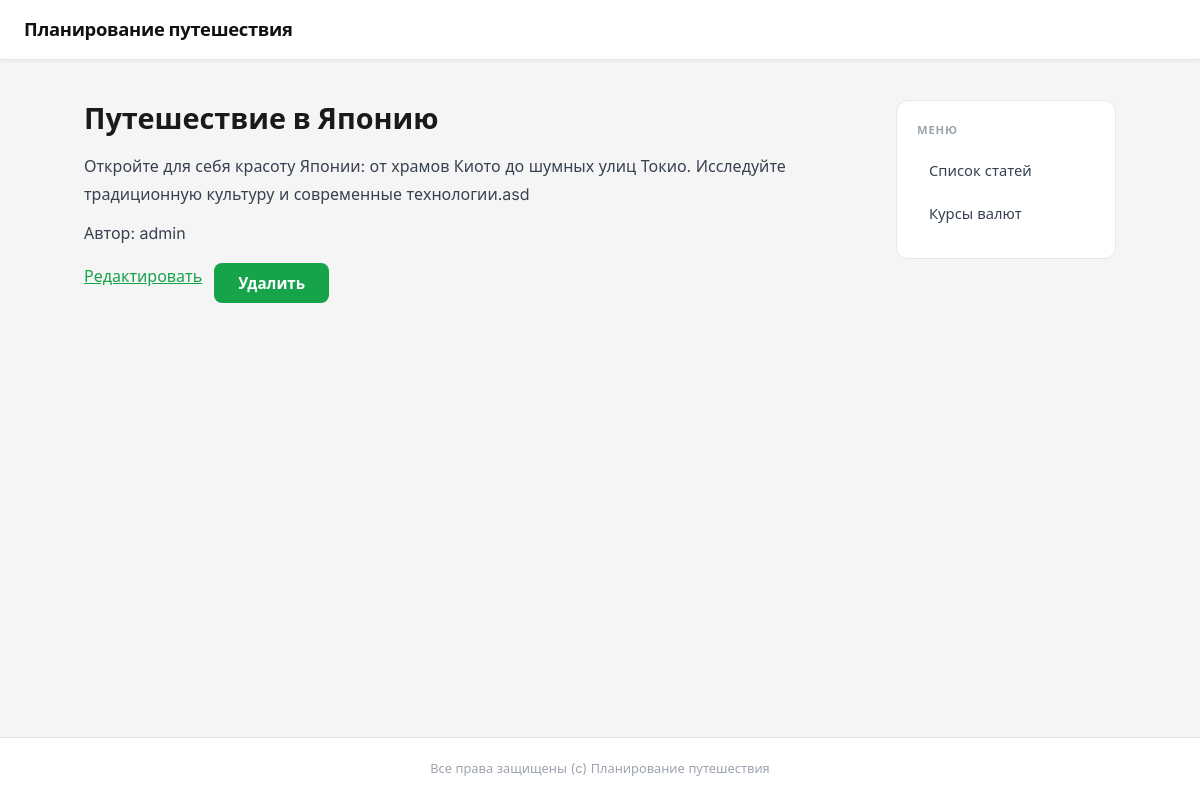
The page /coursework/articles/1 on the database its author committed.
### tables this page shows
CREATE TABLE articles (
    id INTEGER PRIMARY KEY AUTOINCREMENT,
    author_id INTEGER NOT NULL,
    name TEXT NOT NULL,
    text TEXT NOT NULL,
    created_at TEXT NOT NULL DEFAULT CURRENT_TIMESTAMP,
    FOREIGN KEY (author_id) REFERENCES users(id)
);

CREATE TABLE users (
    id INTEGER PRIMARY KEY AUTOINCREMENT,
    nickname TEXT NOT NULL UNIQUE,
    email TEXT NOT NULL UNIQUE,
    is_confirmed INTEGER NOT NULL DEFAULT 0,
    role TEXT NOT NULL CHECK (role IN ('admin', 'user')),
    password_hash TEXT NOT NULL,
    auth_token TEXT NOT NULL,
    created_at TEXT NOT NULL DEFAULT CURRENT_TIMESTAMP
);

### coursework/src/MyProject/Controllers/ArticlesController.php (called while the page is built, shortened)
<?php
class ArticlesController
{
    private $view;
    public function __construct()
    {
        $this->view = new View(__DIR__ . '/../../../templates');
    }
    public function view(int $articleId)
    {
        $article = Article::getById($articleId);
        $this->view->renderHtml('articles/view.php', ['article' => $article]);
    }
}

### coursework/src/settings.php (called while the page is built)
<?php
return [
    'db' => [
        'driver' => 'sqlite',
        'dbname' => 'database.db',
    ],
];

### coursework/src/MyProject/Services/Db.php (called while the page is built, shortened)
<?php
class Db
{
    private $pdo;
    private static $instance;
    private function __construct()
    {
        $dbOptions = (require __DIR__ . '/../../settings.php')['db'];
        $dbPath = __DIR__ . '/../../' . $dbOptions['dbname'];
        $this->pdo = new \PDO(
            'sqlite:' . $dbPath,
            null,
            null,
            [
                \PDO::ATTR_ERRMODE => \PDO::ERRMODE_EXCEPTION,
                \PDO::ATTR_DEFAULT_FETCH_MODE => \PDO::FETCH_ASSOC,
            ]
        );
        $sqlFile = __DIR__ . '/../../../database.sql';
        if (file_exists($sqlFile)) {
            $sql = file_get_contents($sqlFile);
            $this->pdo->exec($sql);
        }
    }
    public function query(string $sql, $params = [], string $className = \stdClass::class): ?array
    {
        $sth = $this->pdo->prepare($sql);
        $result = $sth->execute($params);
        if ($className !== \stdClass::class) {
            $sth->setFetchMode(\PDO::FETCH_CLASS, $className);
        }
        return $sth->fetchAll();
    }
    public static function getInstance(): self
    {
        if (self::$instance === null) {
            self::$instance = new self();
        }
        return self::$instance;
    }
}

### coursework/src/MyProject/Models/ActiveRecordEntity.php (called while the page is built, shortened)
<?php
abstract class ActiveRecordEntity
{
    protected $id;
    public function getId(): int
    {
        return $this->id;
    }
    public static function getById(int $id): ?self
    {
        $db = Db::getInstance();
        $entities = $db->query(
            'SELECT * FROM `' . static::getTableName() . '` WHERE id=:id;',
            [':id' => $id],
            static::class
        );
        return $entities ? $entities[0] : null;
    }
    private function underscoreToCamelCase(string $source): string
    {
        return lcfirst(str_replace('_', '', ucwords($source, '_')));
    }
}

### coursework/src/MyProject/Models/Articles/Article.php (called while the page is built, shortened)
<?php
class Article extends ActiveRecordEntity
{
    protected $name;
    protected $text;
    protected $authorId;
    public function getName(): string
    {
        return $this->name;
    }
    public function getText(): string
    {
        return $this->text;
    }
    public function getAuthor(): User
    {
        return User::getById($this->authorId);
    }
    protected static function getTableName(): string
    {
        return 'articles';
    }
}

### coursework/src/MyProject/Models/Users/User.php (called while the page is built, shortened)
<?php
class User extends ActiveRecordEntity
{
    protected $nickname;
    public function getNickname(): string
    {
        return $this->nickname;
    }
    protected static function getTableName(): string
    {
        return 'users';
    }
}

### coursework/templates/articles/view.php (the view, shortened to what this page needs)
<?php
include __DIR__ . '/../header.php';
?>
<h1><?= htmlspecialchars($article->getName(), ENT_QUOTES, 'UTF-8') ?></h1>
<p><?= nl2br(htmlspecialchars($article->getText(), ENT_QUOTES, 'UTF-8')) ?></p>
<p>Автор: <?= htmlspecialchars($article->getAuthor()->getNickname(), ENT_QUOTES, 'UTF-8') ?></p>
<div style="display:flex;gap:12px;margin-top:16px;">
    <a href="/coursework/article/<?= $article->getId() ?>/edit">Редактировать</a>
    <form method="post" action="/coursework/articles/<?= $article->getId() ?>/delete"
          onsubmit="return confirm('Удалить статью?')">
        <button type="submit" class="btn-danger">Удалить</button>
    </form>
</div>
<?php include __DIR__ . '/../footer.php'; ?>

### coursework/templates/header.php (shortened to what this page needs)
<!DOCTYPE html>
<html lang="ru">
<head>
    <link rel="stylesheet" href="/coursework/style.css">
</head>
<body>
    <div class="page">
        <header class="header">
            <h1 class="site-title"><a href="/coursework">Планирование путешествия</a></h1>
        </header>
        <div class="layout">
            <main class="content">

### coursework/templates/footer.php
</main>
<aside class="sidebar">
    <div class="sidebar-title">Меню</div>
    <ul>
        <li><a href="/coursework">Список статей</a></li>
        <li><a href="/coursework/currency">Курсы валют</a></
                </ul>
</aside>
</div>
<footer class="footer">Все права защищены (c) Планирование путешествия</footer>
</div>
</body>
</html>

### coursework/index.php (shortened to what this page needs)
<?php
spl_autoload_register(static function (string $className): void {
    $prefix = 'MyProject\\';
    $relativePath = substr($className, strlen($prefix));
    $fileName = __DIR__ . '/src/MyProject/' . str_replace('\\', '/', $relativePath) . '.php';
});
$routes = require __DIR__ . '/src/routes.php';
$path = parse_url($_SERVER['REQUEST_URI'] ?? '/', PHP_URL_PATH) ?? '/';
$scriptName = $_SERVER['SCRIPT_NAME'] ?? '';
$basePath = str_replace('\\', '/', dirname($scriptName));
if ($basePath !== '/' && $basePath !== '.') {
    if (str_starts_with($path, $basePath)) {
        $path = substr($path, strlen($basePath)) ?: '/';
    }
}
$path = ltrim($path, '/');
foreach ($routes as $pattern => [$controllerClass, $actionName]) {
    if (preg_match($pattern, $path, $matches) !== 1) {
        continue;
    }
    array_shift($matches);
    $arguments = array_map(static function ($value) {
        if (is_string($value) && ctype_digit($value)) {
            return (int) $value;
        }
        return $value;
    }, $matches);
    $controller = new $controllerClass();
    $controller->$actionName(...$arguments);
    return;
}

### coursework/style.css (style rules this page uses)
*, *::before, *::after { box-sizing: border-box; margin: 0; padding: 0; }
html { font-size: 16px; scroll-behavior: smooth; }
body { font-family: 'Inter', 'Segoe UI', system-ui, sans-serif; background: #f5f5f5; color: #1a1a1a; line-height: 1.7; min-height: 100vh; }
.page { display: flex; flex-direction: column; min-height: 100vh; }
.header { position: sticky; top: 0; z-index: 100; background: #fff; border-bottom: 1px solid #e5e7eb; box-shadow: 0 1px 4px rgba(0, 0, 0, .06); padding: 0 24px; display: flex; align-items: center; height: 60px; }
.site-title { font-size: 1.15rem; font-weight: 700; letter-spacing: -0.3px; }
.site-title a { color: #111; text-decoration: none; }
.layout { width: 100%; max-width: 1080px; margin: 40px auto; padding: 0 24px; display: grid; grid-template-columns: 1fr 220px; gap: 40px; align-items: start; background: transparent; }
.content { min-width: 0; }
.content h1 { font-size: 1.8rem; font-weight: 700; margin-bottom: 16px; line-height: 1.3; }
.content>p { color: #374151; font-size: 1rem; margin-bottom: 12px; }
form button[type="submit"] { align-self: flex-start; padding: 10px 24px; background: #16a34a; color: #fff; border: none; border-radius: 8px; font-family: inherit; font-size: 0.95rem; font-weight: 600; cursor: pointer; transition: background .2s; }
.btn-danger { padding: 6px 14px; background: #fff; color: #dc2626; border: 1.5px solid #dc2626; border-radius: 8px; font-family: inherit; font-size: 0.85rem; font-weight: 600; cursor: pointer; transition: background .15s, color .15s; }
.sidebar { background: #fff; border: 1px solid #e5e7eb; border-radius: 12px; padding: 20px 20px 24px; position: sticky; top: 76px; }
.sidebar-title, .sidebarHeader { font-size: 0.7rem; font-weight: 700; text-transform: uppercase; letter-spacing: .08em; color: #9ca3af; margin-bottom: 12px; }
.sidebar ul { list-style: none; padding: 0; display: flex; flex-direction: column; gap: 4px; }
.sidebar ul li a { display: block; padding: 7px 12px; border-radius: 8px; color: #374151; text-decoration: none; font-size: 0.92rem; transition: background .15s, color .15s; }
.footer { margin-top: auto; padding: 20px 24px; text-align: center; font-size: 0.8rem; color: #9ca3af; border-top: 1px solid #e5e7eb; background: #fff; }
a { color: #16a34a; }

### rows shown on the page
articles: name "Путешествие в Японию", text "Откройте для себя красоту Японии: от храмов Киото до шумных улиц Токио. Исследуйте традиционную культуру и современные технологии.asd", author.nickname "admin"
